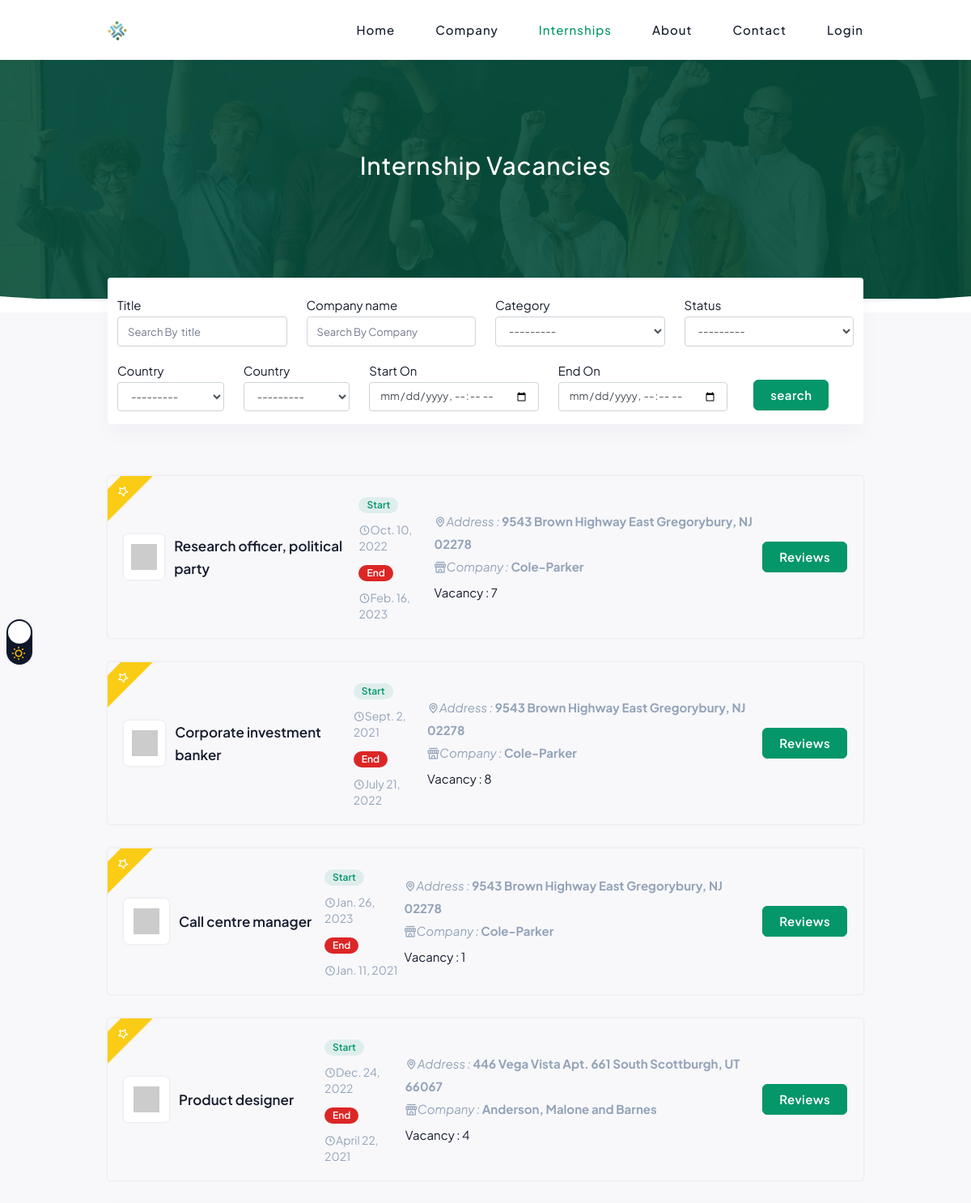
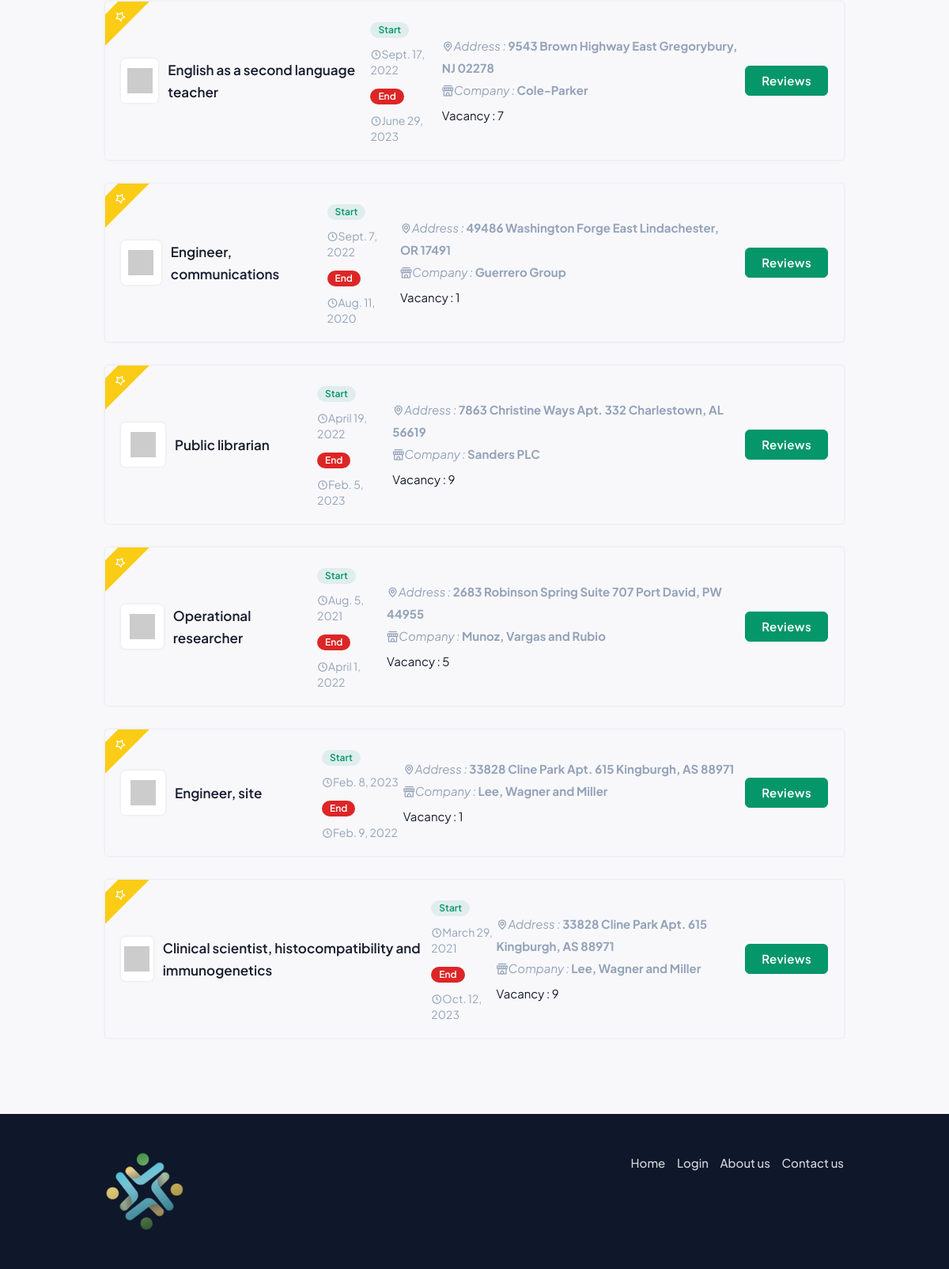
/internship/, run on the app's committed database (2 pictures, top to bottom).
### src/portals/company/models.py (models this page shows, shortened)
class Job(models.Model):
    STATUS_CHOICE = (
        ('open', 'Open'),
        ('close', 'Close')
    )
    JOB_TYPE = (
        ('full time', 'Full Time'),
        ('part time', 'Part Time'),
        ('remote', 'Remote'),
        ('freelance', 'Freelance'),
        ('internship', 'Internship'),
    )
    title = models.CharField(max_length=255)
    category = models.ForeignKey(Category, on_delete=models.CASCADE)
    vacancy = models.IntegerField(default=0)
    description = models.TextField()
    detailed_description = RichTextField(null=True, blank=True)
    company = models.ForeignKey('Company', related_name='job_provider', on_delete=models.CASCADE, blank=True)
    logo = models.ImageField(upload_to='company_logo', null=True, blank=True)
    start_time = models.DateTimeField(null=True, blank=True)
    end_time = models.DateTimeField(null=True, blank=True)
    likes = models.ManyToManyField(User, related_name='likes')
    candidates = models.ManyToManyField(User, related_name='candidates', through='Candidate')
    status = models.CharField(max_length=5, choices=STATUS_CHOICE, default='open')
    job_type = models.CharField(max_length=50, null=True, blank=True, default='internship', choices=JOB_TYPE)
    country = models.ForeignKey(Country, on_delete=models.SET_NULL, null=True, blank=False)
    is_active = models.BooleanField(default=True)
    created_on = models.DateTimeField(auto_now=False, auto_now_add=True)
    class Meta:
        ordering = ['-pk']
        verbose_name = "InternShip"
        verbose_name_plural = "InternShips"

class Company(models.Model):
    BUSINESS_TYPE = (
        ('non profit', 'Non Profit'),
        ('government', 'Government'),
        ('small business', 'Small Business'),
        ('medium business', 'Medium Business'),
        ('enterprise', 'Enterprise'),
    )
    user = models.OneToOneField(User, on_delete=models.CASCADE)
    name = models.CharField(max_length=255, default="Name")
    tag_line = models.CharField(max_length=255, null=True, blank=True)
    description = models.TextField(null=True, blank=True)
    business_type = models.CharField(
        max_length=255, choices=BUSINESS_TYPE, default='small business', verbose_name='Company Type'
    )
    logo = models.ImageField(upload_to='company_logo', null=True, blank=True)
    company_registration_no = models.CharField(max_length=255, null=True, blank=True)
    company_start_date = models.DateTimeField(verbose_name='Date started', null=True, blank=True)
    contact_number = models.CharField(max_length=20, null=True, blank=True, verbose_name='Phone')
    contact_email = models.CharField(max_length=255, null=True, blank=True, verbose_name='Email')
    company_address = models.TextField(null=True, blank=True, verbose_name='Address')
    country = models.ForeignKey(Country, on_delete=models.SET_NULL, null=True, blank=False)
    is_active = models.BooleanField(default=True)
    created_on = models.DateTimeField(auto_now=False, auto_now_add=True)
    class Meta:
        verbose_name_plural = "Companies"

### src/website/views.py (the view)
# urls.py: path('internship/', InternshipView.as_view(), name='internship'),
class InternshipView(ListView):
    model = Job
    template_name = 'website/internship.html'
    def get_context_data(self, *, object_list=None, **kwargs):
        context = super().get_context_data(**kwargs)
        filter_form = IntershipFilter(self.request.GET, queryset=self.get_queryset())
        context['object_list'] = filter_form.qs
        context['form'] = filter_form.form
        print(filter_form.form)
        return context

### src/website/templates/website/internship.html (shortened to what this page needs)
{% extends 'website/base.html' %}
{% load crispy_forms_filters %}
{% load static %}
{% load custom_tags %}
{% block base_content %}
    <section
            class="relative table w-full py-36 bg-[url('../../assets/images/hero/bg.jpg')] bg-top bg-no-repeat bg-cover">
        <div class="absolute inset-0 bg-emerald-900/90"></div>
        <div class="container">
            <div class="grid grid-cols-1 text-center mt-10">
                <h3 class="md:text-3xl text-2xl md:leading-snug tracking-wide leading-snug font-medium text-white">
                    Internship
                    Vacancies</h3>
            </div>
        </div>
    </section>
    <div class="relative">
        <div class="shape absolute start-0 end-0 sm:-bottom-px -bottom-[2px] overflow-hidden z-1 text-white dark:text-slate-900">
        </div>
    </div>
    <section class="relative -mt-[42px] md:pb-24 pb-16">
        <div class="container z-1">
            <div class="grid grid-cols-1 gap-[30px]">
                <div class="card">
                    <div class="full-search-2 mt-5">
                        <div class="hero-search-content search-shadow">
                            <form method="get">
                                <div class="row classic-search-box m-0 gx-2">
                                    <div class="col-xl-3 col-lg-2 col-md-12 col-sm-12">
                                        <div class="form-group briod">
                                            {{ form.title.label }}
                                            {{ form.title }}
                                        </div>
                                    </div>
                                    <div class="col-xl-3 col-lg-2 col-md-12 col-sm-12">
                                        <div class="form-group briod">
                                            {{ form.company__name.label }}
                                            {{ form.company__name }}
                                        </div>
                                    </div>
                                    <div class="col-xl-3 col-lg-3 col-md-12 col-sm-12">
                                        <div class="form-group briod">
                                            <div class="input-with-icon">
                                                {{ form.category.label }}
                                                {{ form.category }}
                                            </div>
                                        </div>
                                    </div>
                                    <div class="col-xl-3 col-lg-3 col-md-12 col-sm-12">
                                        <div class="form-group briod">
                                            <div class="input-with-icon">
                                                {{ form.status.label }}
                                                {{ form.status }}
                                            </div>
                                        </div>
                                    </div>
                                    <div class="col-xl-2 col-lg-2 col-md-12 col-sm-12">
                                        <div class="form-group briod">
                                            <div class="input-with-icon">
                                                {{ form.country.label }}
                                                {{ form.country }}
                                            </div>
                                        </div>
                                    </div>
                                    <div class="col-xl-2 col-lg-2 col-md-12 col-sm-12">
                                        <div class="form-group briod">
                                            <div class="input-with-icon">
                                                {{ form.country.label }}
                                                {{ form.job_type }}
                                            </div>
                                        </div>
                                    </div>
                                    <div class="col-xl-3 col-lg-3 col-md-12 col-sm-12">
                                        <div class="form-group briod">
                                            {{ form.start_time.label }}
                                            {{ form.start_time }}
                                        </div>
                                    </div>
                                    <div class="col-xl-3 col-lg-3 col-md-12 col-sm-12">
                                        <div class="form-group briod">
                                            <div class="input-with-icon">
                                                {{ form.end_time.label }}
                                                {{ form.end_time }}
                                            </div>
                                        </div>
                                    </div>
                                    <div class="col-xl-2 col-lg-2 col-md-12 col-sm-12 ">
                                        <button type="submit" style="margin-top: 25px" class="btn rounded-md bg-emerald-600 hover:bg-emerald-700
                                   border-emerald-600 hover:border-emerald-700 text-white md:ms-2 w-full md:w-auto">
                                            search
                                        </button>
                                    </div>
                                </div>
                            </form>
                        </div>
                    </div>
                </div>
            </div>
        </div>
        <div class="container mt-10">
            <div class="grid grid-cols-1 gap-[30px]">
                {% if  object_list %}
                    {% for object in object_list %}
                        <div class="group relative overflow-hidden md:flex justify-between items-center rounded shadow hover:shadow-md dark:shadow-gray-700 transition-all duration-500 p-5">
                            <div class="flex items-center">
                                <div class="w-14 h-14 flex items-center justify-center bg-white dark:bg-slate-900 shadow dark:shadow-gray-700 rounded-md">
                                    <img src="https://placehold.co/100" class="h-8 w-8" alt="">
                                </div>
                                <a href="{% url 'website:internship-details' object.id %}"
                                   class="text-lg hover:text-emerald-600 font-semibold transition-all duration-500 ms-3 min-w-[180px]">
                                    {{ object.title }}
                                </a>
                            </div>
                            <div class="md:block flex justify-between md:mt-0 mt-4">
                    <span class="block">
                        <span class="bg-emerald-600/10 inline-block text-emerald-600 text-xs px-2.5 py-0.5 font-semibold rounded-full">Start</span>
                        <span class="block text-slate-400 text-sm mt-2 mb-2"><i
                                class="uil uil-clock"></i>{{ object.start_time|date }}</span>
                    </span>
                                <span class="block">
                        <span class="bg-red-600 inline-block text-white text-xs px-2.5 py-0.5 font-semibold rounded-full">End</span>
                        <span class="block text-slate-400 text-sm  mt-2"><i
                                class="uil uil-clock"></i>{{ object.end_time|date }}</span>
                    </span>
                            </div>
                            <div class="md:block flex justify-between md:mt-0 mt-2">
                    <span class="text-slate-400"><i
                            class="uil uil-map-marker">Address : </i><strong>{{ object.company.company_address }}</strong></span>
                                <br>
                                <span class="text-slate-400"><i
                                        class="uil uil-shop">Company : </i><strong>{{ object.company.name }}</strong></span>
                                <span class="block md:mt-1 mt-0">Vacancy : {{ object.vacancy }}</span>
                            </div>
                            <div class="md:mt-0 mt-4">
                                <a href="#"
                                   class="btn rounded-md bg-emerald-600 hover:bg-emerald-700 border-emerald-600 hover:border-emerald-700 text-white md:ms-2 w-full md:w-auto">
                                    Reviews
                                </a>
                            </div>
                            <span class="w-24 bg-yellow-400 text-white text-center absolute ltr:-rotate-45 rtl:rotate-45 -start-[30px] top-1"><i
                                    class="uil uil-star"></i></span>
                        </div>
                    {% endfor %}
                {% endif %}
            </div>
        </div>
    </section>
{% endblock %}

### data on the page
Job: title "Research officer, political party", start_time "Oct. 10, 2022", end_time "Feb. 16, 2023", company.company_address "9543 Brown Highway East Gregorybury, NJ 02278", company.name "Cole-Parker", vacancy "7"
Job: title "Corporate investment banker", start_time "Sept. 2, 2021", end_time "July 21, 2022", company.company_address "9543 Brown Highway East Gregorybury, NJ 02278", company.name "Cole-Parker", vacancy "8"
Job: title "Call centre manager", start_time "Jan. 26, 2023", end_time "Jan. 11, 2021", company.company_address "9543 Brown Highway East Gregorybury, NJ 02278", company.name "Cole-Parker", vacancy "1"
Job: title "Product designer", start_time "Dec. 24, 2022", end_time "April 22, 2021", company.company_address "446 Vega Vista Apt. 661 South Scottburgh, UT 66067", company.name "Anderson, Malone and Barnes", vacancy "4"
Job: title "English as a second language teacher", start_time "Sept. 17, 2022", end_time "June 29, 2023", company.company_address "9543 Brown Highway East Gregorybury, NJ 02278", company.name "Cole-Parker", vacancy "7"
Job: title "Engineer, communications", start_time "Sept. 7, 2022", end_time "Aug. 11, 2020", company.company_address "49486 Washington Forge East Lindachester, OR 17491", company.name "Guerrero Group", vacancy "1"
Job: title "Public librarian", start_time "April 19, 2022", end_time "Feb. 5, 2023", company.company_address "7863 Christine Ways Apt. 332 Charlestown, AL 56619", company.name "Sanders PLC", vacancy "9"
Job: title "Operational researcher", start_time "Aug. 5, 2021", end_time "April 1, 2022", company.company_address "2683 Robinson Spring Suite 707 Port David, PW 44955", company.name "Munoz, Vargas and Rubio", vacancy "5"
Job: title "Engineer, site", start_time "Feb. 8, 2023", end_time "Feb. 9, 2022", company.company_address "33828 Cline Park Apt. 615 Kingburgh, AS 88971", company.name "Lee, Wagner and Miller", vacancy "1"
Job: title "Clinical scientist, histocompatibility and immunogenetics", start_time "March 29, 2021", end_time "Oct. 12, 2023", company.company_address "33828 Cline Park Apt. 615 Kingburgh, AS 88971", company.name "Lee, Wagner and Miller", vacancy "9"
